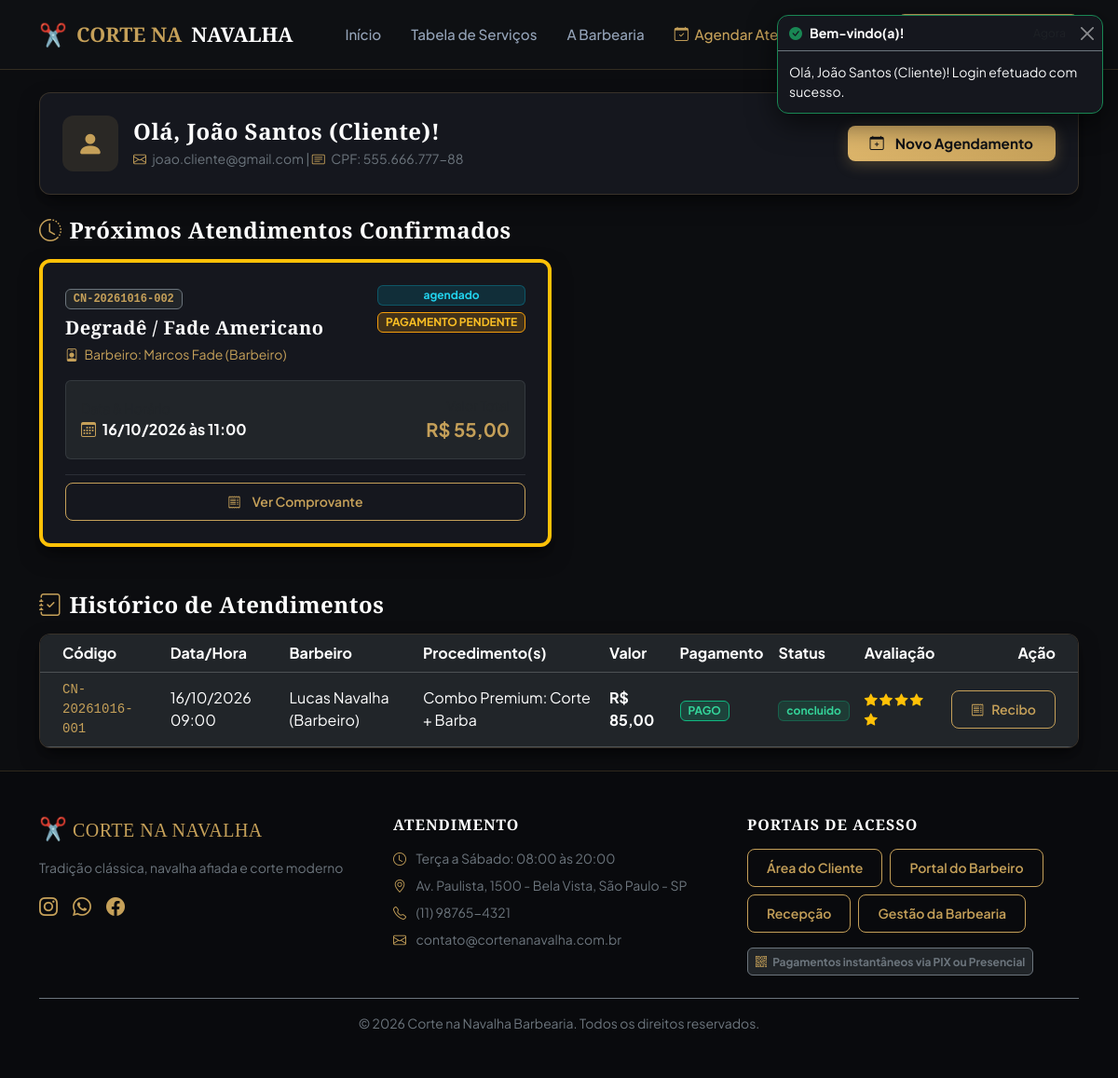
Page /cliente/dashboard.php (signed in) on the committed database.
### tables this page shows
CREATE TABLE IF NOT EXISTS `agendamentos` (
    `id` INT AUTO_INCREMENT PRIMARY KEY,
    `codigo_reserva` VARCHAR(20) NOT NULL UNIQUE,
    `cliente_id` INT NOT NULL,
    `barbeiro_id` INT NOT NULL,
    `data_agendamento` DATE NOT NULL,
    `horario` TIME NOT NULL,
    `valor_total` DECIMAL(10,2) NOT NULL,
    `metodo_pagamento` ENUM('pix', 'recepcao') NOT NULL DEFAULT 'pix',
    `status_pagamento` ENUM('pendente', 'pago', 'cancelado') NOT NULL DEFAULT 'pendente',
    `status_atendimento` ENUM('agendado', 'em_atendimento', 'concluido', 'cancelado') NOT NULL DEFAULT 'agendado',
    `pix_copia_cola` TEXT DEFAULT NULL,
    `pix_txid` VARCHAR(100) DEFAULT NULL,
    `pix_pago_em` DATETIME DEFAULT NULL,
    `observacoes` TEXT DEFAULT NULL,
    `recebido_por_id` INT DEFAULT NULL,
    `criado_em` TIMESTAMP DEFAULT CURRENT_TIMESTAMP,
    CONSTRAINT `fk_agendamento_cliente` FOREIGN KEY (`cliente_id`) REFERENCES `usuarios` (`id`) ON DELETE CASCADE,
    CONSTRAINT `fk_agendamento_barbeiro` FOREIGN KEY (`barbeiro_id`) REFERENCES `usuarios` (`id`) ON DELETE RESTRICT,
    CONSTRAINT `fk_agendamento_recepcao` FOREIGN KEY (`recebido_por_id`) REFERENCES `usuarios` (`id`) ON DELETE SET NULL
);

CREATE TABLE IF NOT EXISTS `usuarios` (
    `id` INT AUTO_INCREMENT PRIMARY KEY,
    `nome` VARCHAR(150) NOT NULL,
    `email` VARCHAR(120) NOT NULL UNIQUE,
    `cpf` VARCHAR(20) NOT NULL UNIQUE,
    `telefone` VARCHAR(20) NOT NULL,
    `senha` VARCHAR(255) NOT NULL,
    `perfil` ENUM('cliente', 'barbeiro', 'recepcao', 'dono') NOT NULL DEFAULT 'cliente',
    `foto` VARCHAR(255) DEFAULT 'assets/img/default-avatar.png',
    `especialidade` VARCHAR(150) DEFAULT NULL,
    `chave_pix` VARCHAR(100) DEFAULT NULL,
    `tipo_chave_pix` VARCHAR(30) DEFAULT NULL,
    `comissao_percentual` DECIMAL(5,2) DEFAULT 50.00,
    `ativo` TINYINT(1) DEFAULT 1,
    `criado_em` TIMESTAMP DEFAULT CURRENT_TIMESTAMP
);

CREATE TABLE IF NOT EXISTS `configuracao_empresa` (
    `id` INT AUTO_INCREMENT PRIMARY KEY,
    `nome_barbearia` VARCHAR(150) NOT NULL DEFAULT 'Corte na Navalha Barbearia',
    `slogan` VARCHAR(255) DEFAULT 'Tradição, estilo e precisão em cada detalhe',
    `cnpj` VARCHAR(20) DEFAULT '12.345.678/0001-90',
    `telefone` VARCHAR(20) DEFAULT '(11) 98765-4321',
    `email` VARCHAR(100) DEFAULT 'contato@cortenanavalha.com.br',
    `endereco` VARCHAR(255) DEFAULT 'Rua dos Barbeiros, 777 - Centro, São Paulo - SP',
    `horario_abertura` TIME DEFAULT '08:00:00',
    `horario_fechamento` TIME DEFAULT '20:00:00',
    `chave_pix_principal` VARCHAR(100) DEFAULT 'pix@cortenanavalha.com.br',
    `tipo_chave_pix` VARCHAR(30) DEFAULT 'E-mail',
    `atualizado_em` TIMESTAMP DEFAULT CURRENT_TIMESTAMP ON UPDATE CURRENT_TIMESTAMP
);

### cliente/dashboard.php (the view, shortened to what the rows shown need)
<?php
require_once __DIR__ . '/../config/db.php';
$usuario = getUsuarioLogado();
$pdo = getDBConnection();
$sql = "
    SELECT a.*,
           b.nome as barbeiro_nome, b.especialidade as barbeiro_especialidade,
           av.estrelas as avaliacao_estrelas, av.comentario as avaliacao_comentario,
           GROUP_CONCAT(s.nome SEPARATOR ' + ') as procedimentos
    FROM agendamentos a
    JOIN usuarios b ON a.barbeiro_id = b.id
    JOIN agendamento_itens ai ON a.id = ai.agendamento_id
    JOIN servicos s ON ai.servico_id = s.id
    LEFT JOIN avaliacoes av ON a.id = av.agendamento_id
    WHERE a.cliente_id = :cliente_id
    GROUP BY a.id
    ORDER BY a.data_agendamento DESC, a.horario DESC
";
$stmt = $pdo->prepare($sql);
$stmt->execute([':cliente_id' => $usuario['id']]);
$agendamentos = $stmt->fetchAll();
$hoje = date('Y-m-d');
$proximos = [];
$historico = [];
foreach ($agendamentos as $ag) {
    if ($ag['data_agendamento'] >= $hoje && in_array($ag['status_atendimento'], ['agendado', 'em_atendimento'])) {
        $proximos[] = $ag;
    } else {
        $historico[] = $ag;
    }
}
require_once __DIR__ . '/../includes/header.php';
?>
<div class="container py-4">
    <div class="mb-5">
        <?php if (empty($proximos)): ?>
            <div class="barber-card p-4 text-center">
                <i class="bi bi-calendar2-x text-muted fs-1 mb-2 d-block"></i>
                <h5 class="text-white mb-1">Você não possui nenhum horário marcado no momento.</h5>
                <p class="text-secondary small mb-3">Escolha seu barbeiro e reserve seu corte com antecedência.</p>
                <a href="<?= BASE_URL ?>/cliente/agendar.php" class="btn btn-outline-gold">
                    Agendar Agora Meu Corte
                </a>
            </div>
        <?php else: ?>
            <div class="row g-3">
                <?php foreach ($proximos as $ag): ?>
                    <div class="col-lg-6">
                        <div class="barber-card p-4 h-100 d-flex flex-column justify-content-between border-start border-4 border-warning">
                            <div>
                                <div class="d-flex justify-content-between align-items-start mb-3">
                                    <div>
                                        <span class="badge bg-dark border border-secondary text-gold font-monospace">
                                            <?= htmlspecialchars($ag['codigo_reserva']) ?>
                                        </span>
                                        <h5 class="text-white fw-bold mt-2 mb-1">
                                            <?= htmlspecialchars($ag['procedimentos']) ?>
                                        </h5>
                                        <small class="text-gold">
                                            <i class="bi bi-person-badge me-1"></i> Barbeiro: <?= htmlspecialchars($ag['barbeiro_nome']) ?>
                                        </small>
                                    </div>
                                    <div class="text-end">
                                        <span class="badge badge-<?= $ag['status_atendimento'] ?> d-block mb-1">
                                            <?= str_replace('_', ' ', $ag['status_atendimento']) ?>
                                        </span>
                                        <span class="badge badge-<?= $ag['status_pagamento'] ?>">
                                            <?= ($ag['status_pagamento'] === 'pago') ? 'PAGO' : 'PAGAMENTO PENDENTE' ?>
                                        </span>
                                    </div>
                                </div>
                                <div class="p-3 rounded bg-dark border border-secondary border-opacity-25 mb-3">
                                    <div class="d-flex justify-content-between align-items-center">
                                        <div>
                                            <small class="text-muted d-block">Data & Horário</small>
                                            <strong class="text-white">
                                                <i class="bi bi-calendar3 me-1 text-gold"></i>
                                                <?= date('d/m/Y', strtotime($ag['data_agendamento'])) ?> às <?= substr($ag['horario'], 0, 5) ?>
                                            </strong>
                                        </div>
                                        <div class="text-end">
                                            <small class="text-muted d-block">Valor Total</small>
                                            <strong class="text-gold fs-5">R$ <?= number_format($ag['valor_total'], 2, ',', '.') ?></strong>
                                        </div>
                                    </div>
                                </div>
                            </div>
                            <div class="d-flex gap-2 pt-2 border-top border-secondary border-opacity-25">
                                <a href="<?= BASE_URL ?>/cliente/comprovante.php?codigo=<?= urlencode($ag['codigo_reserva']) ?>" class="btn btn-outline-gold btn-sm w-100">
                                    <i class="bi bi-receipt me-1"></i> Ver Comprovante
                                </a>
                            </div>
                        </div>
                    </div>
                <?php endforeach; ?>
            </div>
        <?php endif; ?>
    </div>
    <div>
        <?php if (empty($historico)): ?>
            <div class="barber-card p-4 text-center">
                <p class="text-secondary small mb-0">Nenhum histórico anterior registrado.</p>
            </div>
        <?php else: ?>
            <div class="table-responsive barber-card p-0">
                <table class="table table-dark table-hover mb-0 align-middle">
                    <thead style="background: #111319;">
                        <tr>
                            <th class="ps-4">Código</th>
                            <th>Data/Hora</th>
                            <th>Barbeiro</th>
                            <th>Procedimento(s)</th>
                            <th>Valor</th>
                            <th>Pagamento</th>
                            <th>Status</th>
                            <th>Avaliação</th>
                            <th class="text-end pe-4">Ação</th>
                        </tr>
                    </thead>
                    <tbody>
                        <?php foreach ($historico as $h): ?>
                            <tr>
                                <td class="ps-4 font-monospace small text-gold"><?= htmlspecialchars($h['codigo_reserva']) ?></td>
                                <td><?= date('d/m/Y', strtotime($h['data_agendamento'])) ?> <?= substr($h['horario'], 0, 5) ?></td>
                                <td><?= htmlspecialchars($h['barbeiro_nome']) ?></td>
                                <td><?= htmlspecialchars($h['procedimentos']) ?></td>
                                <td class="fw-bold">R$ <?= number_format($h['valor_total'], 2, ',', '.') ?></td>
                                <td>
                                    <span class="badge badge-<?= $h['status_pagamento'] ?>">
                                        <?= strtoupper($h['status_pagamento']) ?>
                                    </span>
                                </td>
                                <td>
                                    <span class="badge badge-<?= $h['status_atendimento'] ?>">
                                        <?= str_replace('_', ' ', $h['status_atendimento']) ?>
                                    </span>
                                </td>
                                <td>
                                    <?php if ($h['status_atendimento'] === 'concluido'): ?>
                                        <?php if (!empty($h['avaliacao_estrelas'])): ?>
                                            <div class="text-warning small" title="<?= htmlspecialchars($h['avaliacao_comentario'] ?? '') ?>">
                                                <?php for ($e = 1; $e <= 5; $e++): ?>
                                                    <i class="bi <?= ($e <= $h['avaliacao_estrelas']) ? 'bi-star-fill' : 'bi-star' ?>"></i>
                                                <?php endfor; ?>
                                            </div>
                                        <?php else: ?>
                                            <button class="btn btn-sm btn-outline-warning py-0 px-2" onclick="abrirModalAvaliacao(<?= $h['id'] ?>, '<?= htmlspecialchars(addslashes($h['barbeiro_nome'])) ?>')">
                                                <i class="bi bi-star me-1"></i> Avaliar
                                            </button>
                                        <?php endif; ?>
                                    <?php else: ?>
                                        <span class="text-muted small">-</span>
                                    <?php endif; ?>
                                </td>
                                <td class="text-end pe-4">
                                    <a href="<?= BASE_URL ?>/cliente/comprovante.php?codigo=<?= urlencode($h['codigo_reserva']) ?>" class="btn btn-sm btn-outline-gold">
                                        <i class="bi bi-receipt"></i> Recibo
                                    </a>
                                </td>
                            </tr>
                        <?php endforeach; ?>
                    </tbody>
                </table>
            </div>
        <?php endif; ?>
    </div>
</div>
<?php require_once __DIR__ . '/../includes/footer.php'; ?>

### includes/footer.php (shortened to what the rows shown need)
</main>
<footer class="mt-auto py-5" style="background: #090a0d; border-top: 1px solid rgba(197, 160, 89, 0.2);">
    <div class="container">
        <div class="row g-4 mb-4">
            <div class="col-lg-4 col-md-6">
                <h5 class="brand-font text-gold mb-3">
                    <span class="fs-4">✂️</span> CORTE NA NAVALHA
                </h5>
                <p class="text-secondary small">
                    <?= htmlspecialchars($empresa['slogan'] ?? 'Tradição, estilo e precisão em cada detalhe.') ?>
                </p>
                <div class="d-flex gap-3 mt-3">
                    <a href="#" class="text-gold fs-5" aria-label="Instagram"><i class="bi bi-instagram"></i></a>
                    <a href="#" class="text-gold fs-5" aria-label="WhatsApp"><i class="bi bi-whatsapp"></i></a>
                    <a href="#" class="text-gold fs-5" aria-label="Facebook"><i class="bi bi-facebook"></i></a>
                </div>
            </div>
            <div class="col-lg-4 col-md-6">
                <ul class="list-unstyled text-secondary small mb-0">
                    <li class="mb-2"><i class="bi bi-clock me-2 text-gold"></i> Terça a Sábado: 08:00 às 20:00</li>
                    <li class="mb-2"><i class="bi bi-geo-alt me-2 text-gold"></i> <?= htmlspecialchars($empresa['endereco'] ?? 'São Paulo - SP') ?></li>
                    <li class="mb-2"><i class="bi bi-telephone me-2 text-gold"></i> <?= htmlspecialchars($empresa['telefone'] ?? '(11) 98765-4321') ?></li>
                    <li><i class="bi bi-envelope me-2 text-gold"></i> <?= htmlspecialchars($empresa['email'] ?? 'contato@cortenanavalha.com.br') ?></li>
                </ul>
            </div>
        </div>
    </div>
</footer>
</body>
</html>

### rows in the picture
agendamentos: codigo_reserva "CN-20261016-002", procedimentos "Degradê / Fade Americano", barbeiro.nome "Marcos Fade (Barbeiro)", status_atendimento "agendado", status_pagamento "PAGAMENTO PENDENTE", data_agendamento "16/10/2026", horario "11:00", valor_total "55,00"
agendamentos: codigo_reserva "CN-20261016-001", data_agendamento "16/10/2026", horario "09:00", barbeiro.nome "Lucas Navalha (Barbeiro)", procedimentos "Combo Premium: Corte + Barba", valor_total "85,00", status_pagamento "PAGO", status_atendimento "concluido"
configuracao_empresa: slogan "Tradição clássica, navalha afiada e corte moderno", endereco "Av. Paulista, 1500 - Bela Vista, São Paulo - SP", telefone "(11) 98765-4321", email "contato@cortenanavalha.com.br"

### other values in the picture
$toast['titulo'] "Bem-vindo(a)!"
$toast['mensagem'] "Olá, João Santos (Cliente)! Login efetuado com sucesso."
$usuario['nome'] "João Santos (Cliente)"
$usuario['email'] "joao.cliente@gmail.com"
$usuario['cpf'] "555.666.777-88"
